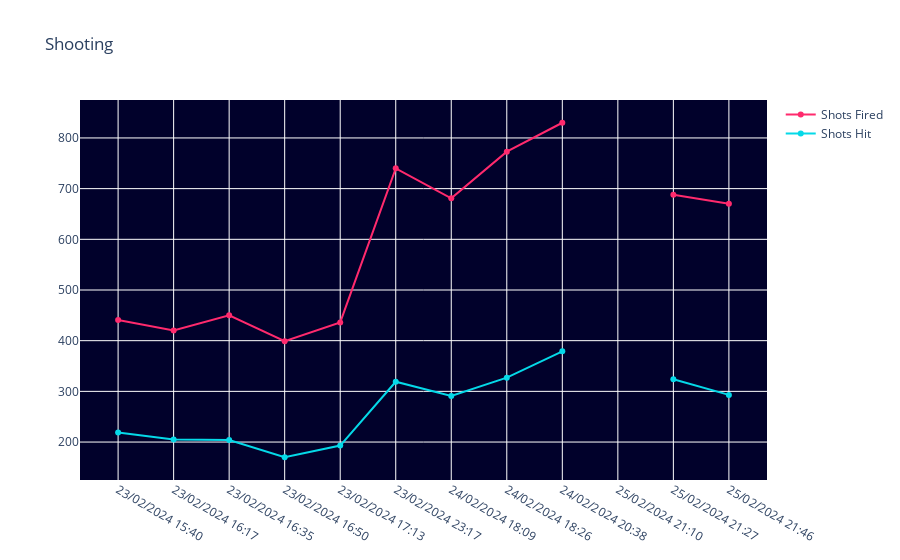

Notebook code for this chart:
### Code cell
fig = go.Figure()
fig.add_trace(go.Scatter(x=records_df['Date time'], y=records_df['Shots Fired'], mode='lines+markers', name='Shots Fired', line=dict(color='#FF2A6D')))
fig.add_trace(go.Scatter(x=records_df['Date time'], y=records_df['Shots Hit'], mode='lines+markers', name='Shots Hit', line=dict(color='#05D9E8')))
fig.update_layout(title='Shooting', hovermode='x', plot_bgcolor='#01012B')

### Figure 1 — Plotly figure (JSON) as saved in the notebook; plotly's stock layout.template omitted (floating-point values rounded to 4 significant figures)
{"data": [{"line": {"color": "#FF2A6D"}, "mode": "lines+markers", "name": "Shots Fired", "type": "scatter", "x": ["23/02/2024 15:40", "23/02/2024 16:17", "23/02/2024 16:35", "23/02/2024 16:50", "23/02/2024 17:13", "23/02/2024 23:17", "24/02/2024 18:09", "24/02/2024 18:26", "24/02/2024 20:38", "25/02/2024 21:10", "25/02/2024 21:27", "25/02/2024 21:46"], "y": [441, 420, 450, 399, 436, 740, 681, 773, 830, "", 688, 670]}, {"line": {"color": "#05D9E8"}, "mode": "lines+markers", "name": "Shots Hit", "type": "scatter", "x": ["23/02/2024 15:40", "23/02/2024 16:17", "23/02/2024 16:35", "23/02/2024 16:50", "23/02/2024 17:13", "23/02/2024 23:17", "24/02/2024 18:09", "24/02/2024 18:26", "24/02/2024 20:38", "25/02/2024 21:10", "25/02/2024 21:27", "25/02/2024 21:46"], "y": [219, 205, 204, 170, 193, 319, 291, 327, 379, "", 324, 293]}], "layout": {"hovermode": "x", "plot_bgcolor": "#01012B", "title": {"text": "Shooting"}}}
